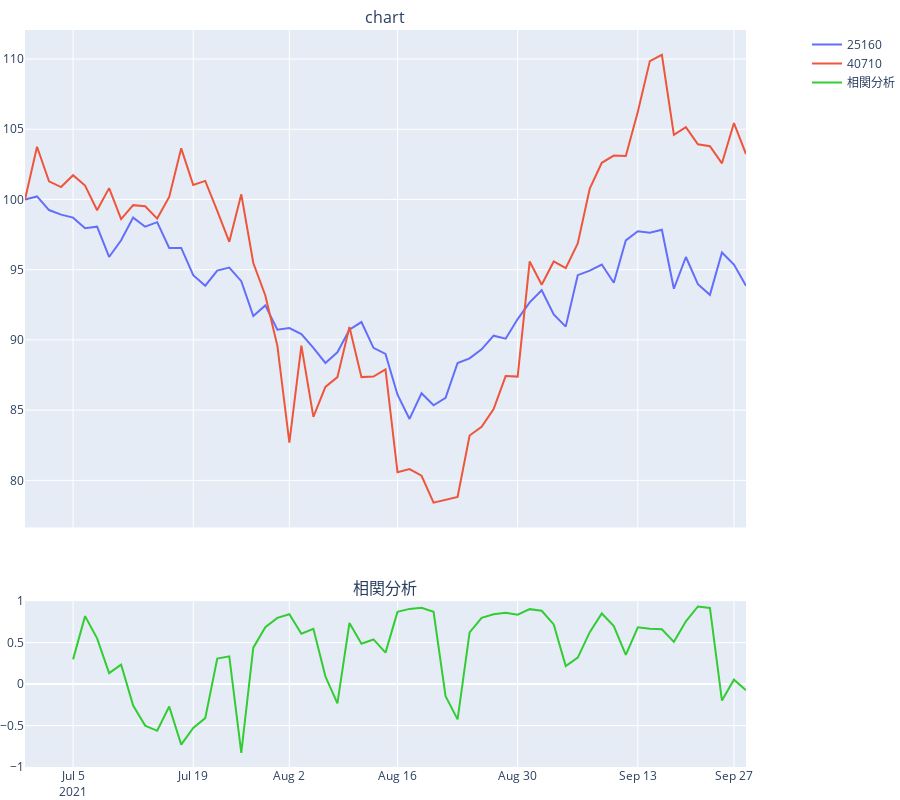

Notebook code cell kept with this figure:
### Code cell
pairchart(df1,df2,start,end,is_indexing=True,is_corr=True,corr_span=5,is_add_volume=False,is_add_volume_log=True,is_diff=False,is_firstday_open_start=True)
